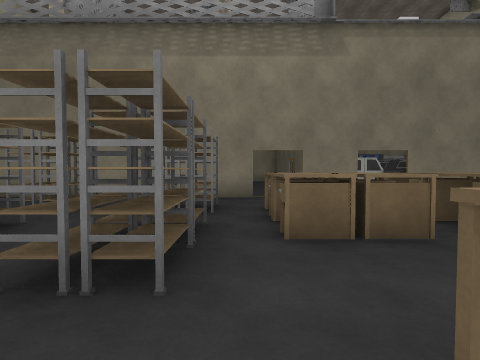
View 1 (above)

18 first-person views from a walk through a 3-D level made in the Unity game engine. The camera is 1.4 m above the floor, tilts 2° down and sees 80° across. The floor is counted in squares, 2 m on a side. Each view is taken from the middle of a square. On the plan, view 1 faces up. The plan holds only what a view shows up to about 10 squares ahead; the rest is blank. The place goes on beyond the plan. The player character is not drawn. Door leaves are left out, so doorways stand open. Surface patterns are stand-ins for the level's own textures.

View 2
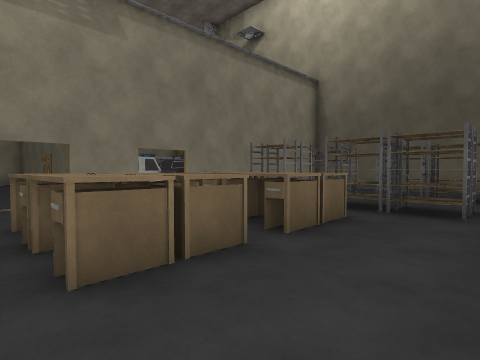

View 3
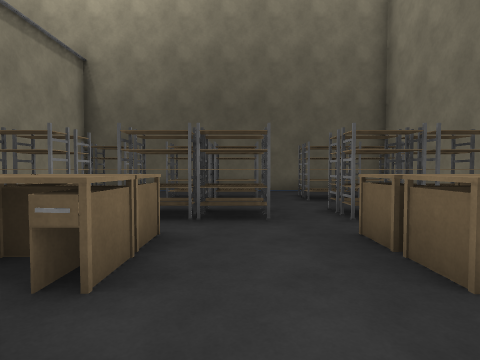

View 4
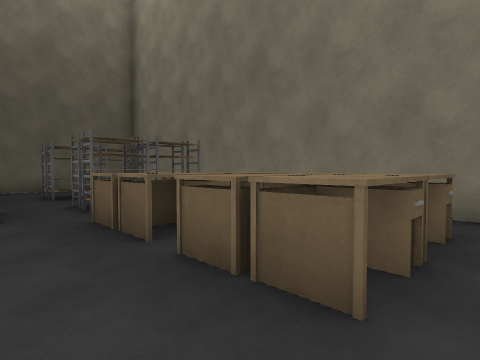

View 5
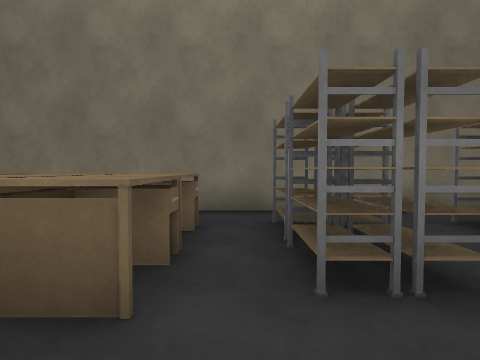

View 6
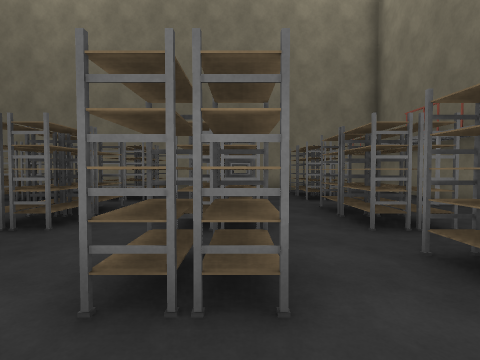

View 7
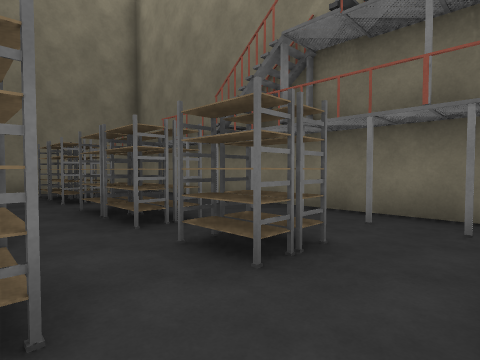

View 8
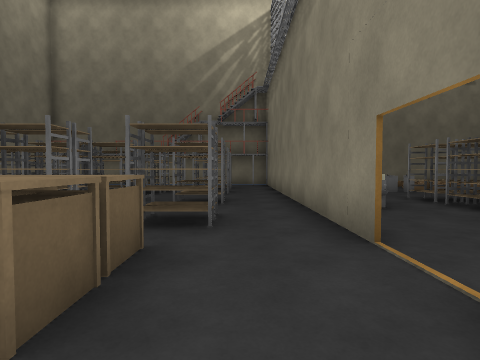

View 9
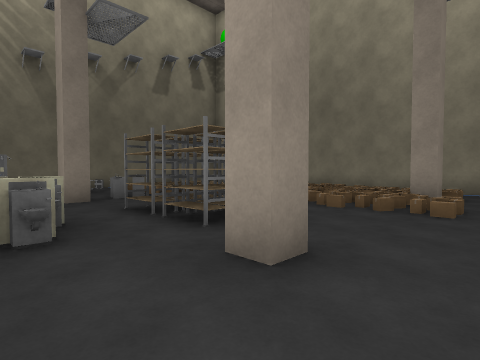

View 10
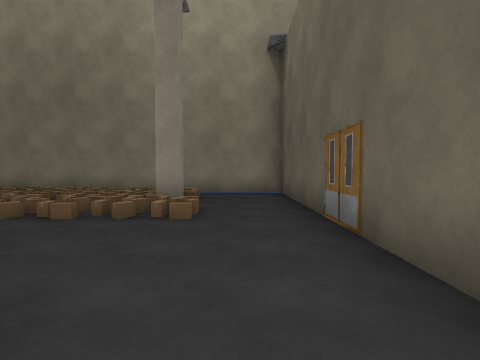

View 11
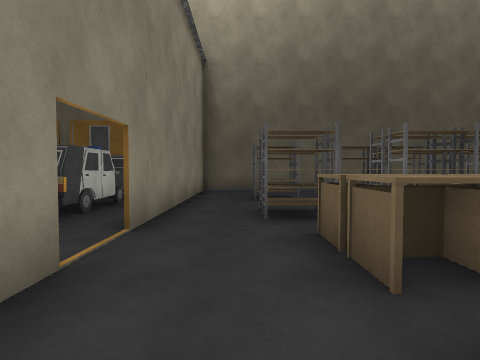

View 12
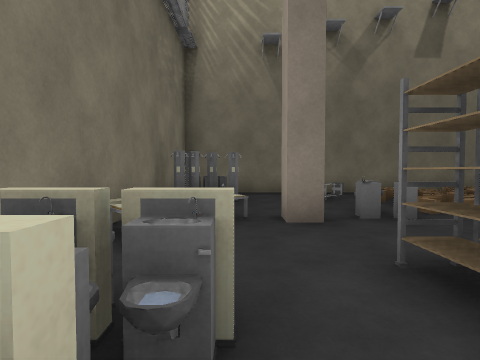

View 13
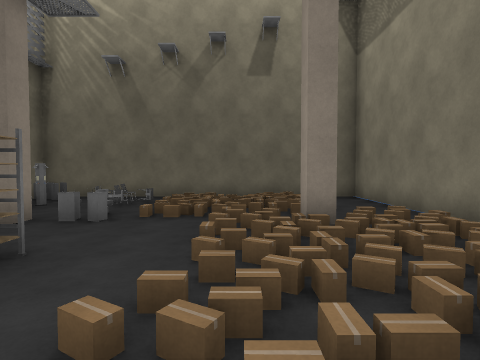

View 14
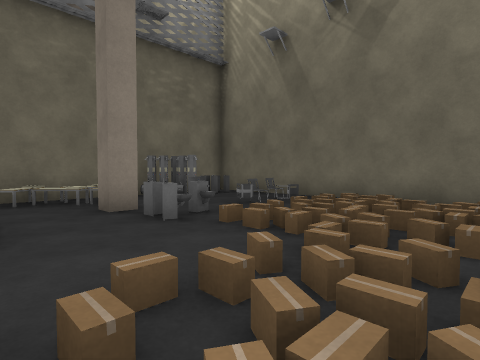

View 15
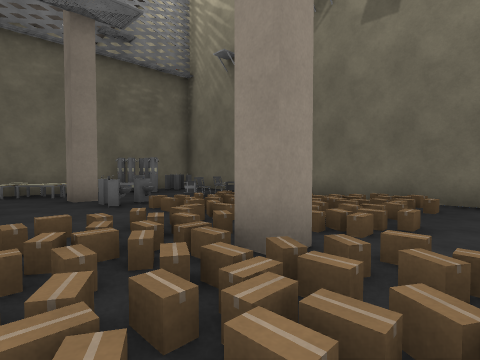

View 16
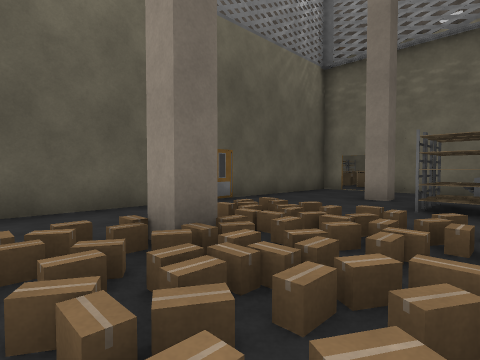

View 17
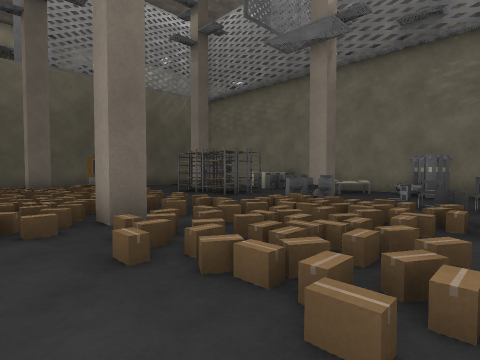

View 18
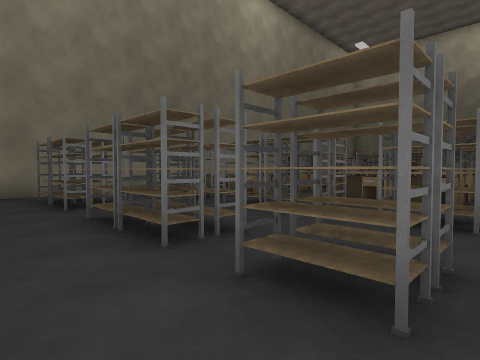

### Floor plan
Key: @ floor where view 1 was taken; # wall or solid block; x gap in a wall; . floor; / step, stairs or slope; D open door; = window, fence, low wall or low ledge; ^ raised ledge; R rack; T table; C chair; O other object.
Columns run from 11 left of view 1 to 11 right of it. Each row starts with its distance up from view 1.
 18 # ############
 17 #....///////..
 16 #../////////.#
 15 #////#////#..#
 14 #.//////////.#
 13 #////....///.#
 12 #.///........#
 11 #OCC==.RRR...#
 10 #....#.RRR....OO O  O
  9 #....O..^....#OOOOOOOO
  8 ####OOO.^#...#.....
  7 ###...######D#DD#######
  6  #....................#
  5  #.R.R..R.R.TTTTRR.R..#
  4  #..........TTTT......#
  3 ##.R.R..R.R.TTTTRR.R..#
  2 ##.R.R .R.R.....RR.R..#
  1 #....  ...............#
  0 #..R.O..R.R@TTTTRR.R..#
 -1 #  R.O .R.R.TOOTRR.R..#
 -2 # ..   .x....    .....#
 -3 #######################

Where each view was taken, in squares from view 1:
view 1: 0 up, 0 right, facing up
view 2: 1 up, 0 right, facing up-right
view 3: 2 up, 1 right, facing right
view 4: 2 up, 0 right, facing down-right
view 5: 2 up, 0 right, facing down
view 6: 7 up, 6 left, facing down
view 7: 7 up, 6 left, facing down-left
view 8: 6 up, 3 right, facing left
view 9: 8 up, 1 right, facing up-left
view 10: 9 up, 1 right, facing up
view 11: 6 up, 1 right, facing right
view 12: 9 up, 2 left, facing left
view 13: 14 up, 1 left, facing left
view 14: 15 up, 4 left, facing down-left
view 15: 17 up, 4 left, facing down-left
view 16: 17 up, 3 left, facing down-right
view 17: 17 up, 10 left, facing down-right
view 18: 6 up, 10 right, facing down-left
